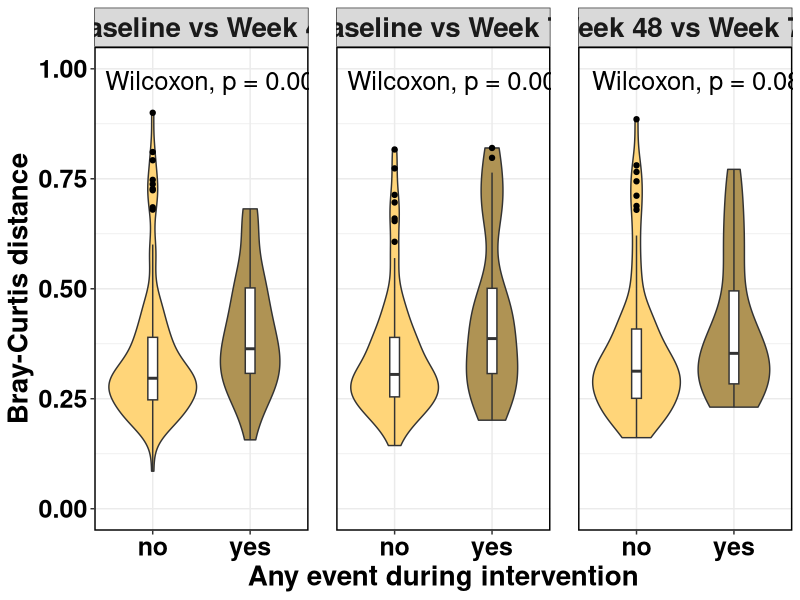
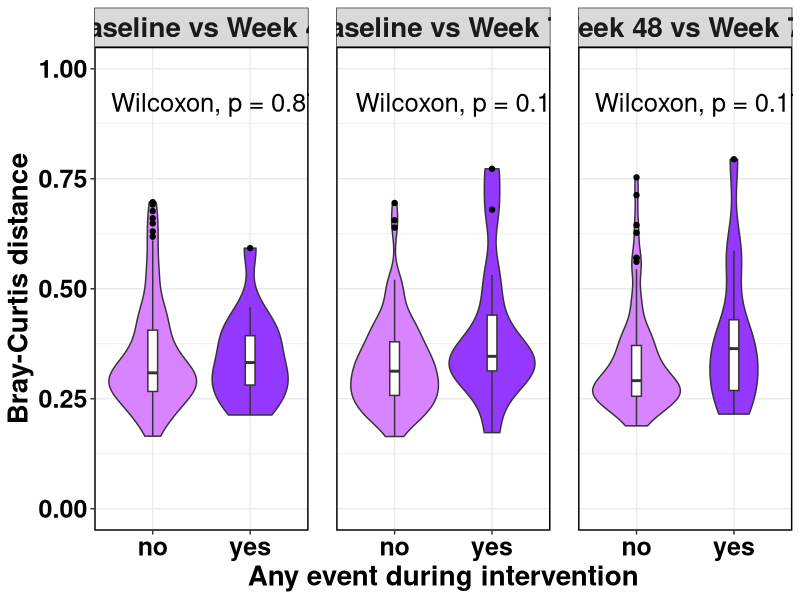
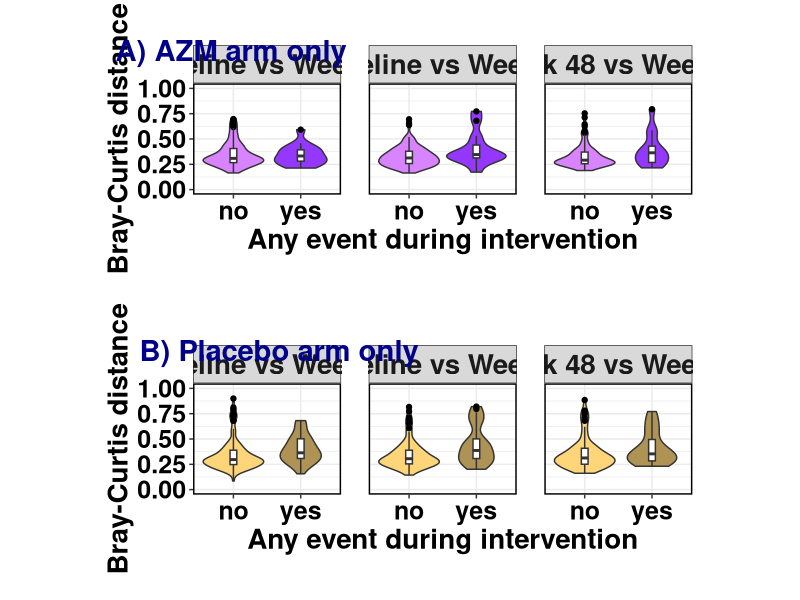
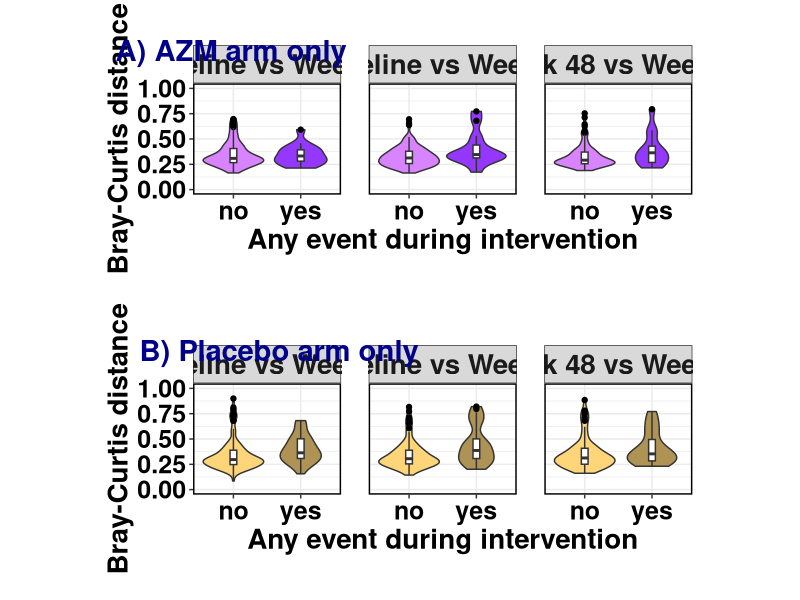

Recreate these plots in R, in order.
## ---- chunk 1
# Libraries
library(ggplot2)
library(dplyr)
library(forcats)
library(ggpubr)
library(cowplot)

## ---- chunk 2
d2<-read.csv("./data/Placebo_braycurtis_any3_reasons.1_clr.csv", stringsAsFactors=TRUE)
colnames(d2)
str(d2)
## ---- chunk 3
d22<-d2%>%
  mutate(visit=recode(visit,"T1 vs T2"="Baseline vs Week 48" ))
d22<-d22%>%
  mutate(visit=recode(visit,"T2 vs T3"="Week 48 vs Week 72" ))
d22<-d22%>%
  mutate(visit=recode(visit,"T1 vs T3"="Baseline vs Week 72" ))
str(d22)
summary(d22)
## ---- chunk 4
my16stheme <- theme_bw()+ 
  theme(plot.title = element_text(family ="Helvetica", face = "bold", size = (25)), 
        panel.background = element_blank(),
        panel.border = element_rect(fill=NA,color = "black", size = 1),
        panel.spacing= unit(0.7,"cm"),
        strip.text= element_text(size=20, family ="Helvetica", face="bold"),
        legend.title = element_text(colour = "black",  face = "bold",family ="Helvetica",size = (20)), 
        legend.text = element_text(face = "bold", colour="black",family = "Helvetica",size = (18) ), 
        axis.title = element_text(family = "Helvetica", face = "bold", size = (20), colour = "black"),
        axis.text = element_text(family = "Helvetica",face = "bold", colour = "black", size = (18)))
## ---- chunk 5
str(d22)
## ---- chunk 6
ta0<-ggplot(d22, aes( x = any3_reasons.1, y = braycurtis, colour=any3_reasons.1)) + 
  geom_violin(aes(fill=any3_reasons.1,colour=NULL))+geom_boxplot(aes(fill=any3_reasons.1, colour=NULL), width=.1, fill="white", outlier.colour = "black")+coord_cartesian(ylim = c(0, 1.0))+
  facet_wrap(~visit)+
  labs( x="Any event during intervention",
       y="Bray-Curtis distance")+
  my16stheme+
  stat_compare_means(method = "wilcox.test", vjust=-1.2,size=6.5)+
  #stat_pvalue_manual(pvla0, label = "label",size = 7, tip.length = 0)+
  theme(legend.position = "None")+
  scale_fill_manual(values=c( "#FFD579", "#AF9354"))
  #scale_x_discrete(labels=c("AZM", "Placebo", "AZM & Placebo"))
ta0


## ---- chunk 7
d3<-read.csv("./data/AZM_braycurtis_any3_reasons.1_clr.csv",stringsAsFactors=TRUE)
colnames(d3)
str(d3)
## ---- chunk 8
d32<-d3%>%
  mutate(visit=recode(visit,"T1 vs T2"="Baseline vs Week 48" ))
d32<-d32%>%
  mutate(visit=recode(visit,"T2 vs T3"="Week 48 vs Week 72" ))
d32<-d32%>%
  mutate(visit=recode(visit,"T1 vs T3"="Baseline vs Week 72" ))
str(d32)
summary(d32)
## ---- chunk 9
ta1<-ggplot(d32, aes( x = any3_reasons.1, y = braycurtis, colour=any3_reasons.1)) + 
  geom_violin(aes(fill=any3_reasons.1,colour=NULL))+geom_boxplot(aes(fill=any3_reasons.1, colour=NULL), width=.1, fill="white", outlier.colour = "black")+coord_cartesian(ylim = c(0, 1.0))+
  facet_wrap(~visit)+
  labs( x="Any event during intervention",
       y="Bray-Curtis distance")+
  my16stheme+
  stat_compare_means(method = "wilcox.test", vjust=-2.5, size=6.5)+
  #stat_pvalue_manual(pvla0, label = "label",size = 7, tip.length = 0)+
  theme(legend.position = "None")+
  scale_fill_manual(values=c( "#D883FF", "#9437FF"))#"#D49B7E" "#00539CFF", "#EEA47FFF"
  #scale_x_discrete(labels=c("AZM", "Placebo", "AZM & Placebo"))
ta1

## ---- chunk 10
library(cowplot)
dfg<-cowplot::plot_grid(ta1,ta0, nrow = 2, ncol = 1, scale = .75, labels = c("A) AZM arm only", "B) Placebo arm only"),  vjust = 2.9, label_size = 21, label_fontfamily = "Helvetica", label_fontface = "bold", label_colour = "dark blue")
dfg

ggsave("AZM_Placebo_events_within-patientsBC_CLR13thDec2021.pdf", dfg,  width = 45, height = 40, units = "cm")

